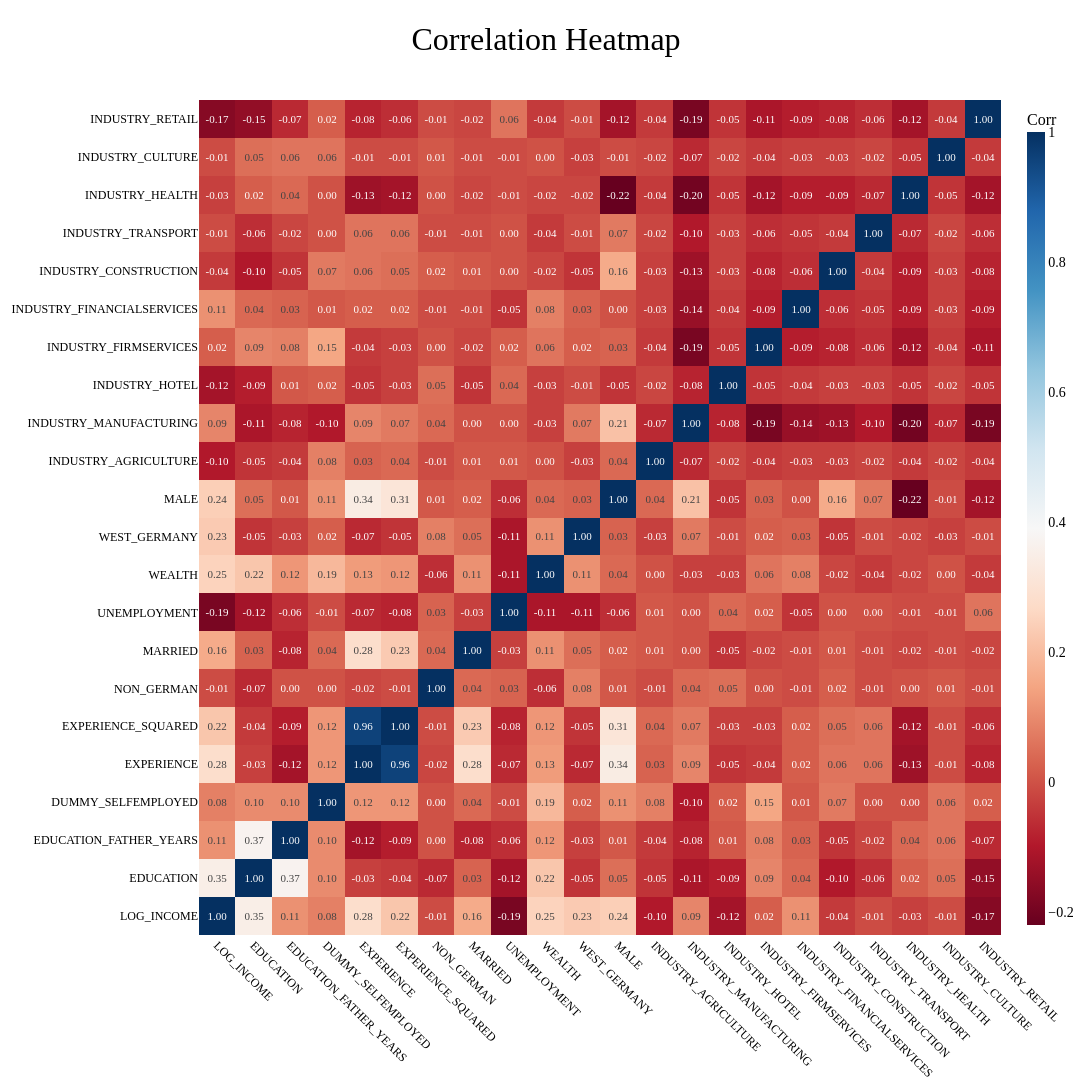

Write notebook code for a chart like this one.
### Markdown cell above
# Correlation Heatmap

### Code cell
import plotly.express as px
numeric_cols = df.select_dtypes(include='number').columns
def plot_correlation_heatmap(df, numeric_cols, title="Correlation Heatmap"):
    corr = df[numeric_cols].corr().round(2)
    fig = px.imshow(
        corr,
        text_auto='.2f',
        color_continuous_scale='RdBu',
        origin='lower',
        aspect='auto',
        title=title,
        width=1400,   # Even bigger
        height=1200
    )
    fig.update_layout(
        font=dict(family="Arial Black", color="black", size=20),  # For numbers in matrix
        title=dict(font=dict(size=32, color='black', family="Arial Black"), x=0.5),
        paper_bgcolor='white',
        plot_bgcolor='white',
        margin=dict(l=60, r=60, t=100, b=60),
        coloraxis_colorbar=dict(
            title="Corr",
            thickness=18,   # thinner colorbar
            tickfont=dict(size=14),
            titlefont=dict(size=16)
        )
    )
    fig.update_xaxes(
        tickangle=45,
        tickfont=dict(size=12, color='black'),  # Smaller axis text
        title_font=dict(size=16)
    )
    fig.update_yaxes(
        tickfont=dict(size=12, color='black'),  # Smaller axis text
        title_font=dict(size=16)
    )
    fig.show()


plot_correlation_heatmap(df, numeric_cols)

### Figure 1 — Plotly figure (JSON) as saved in the notebook; plotly's stock layout.template omitted (floating-point values rounded to 4 significant figures; data arrays with more than 128 entries replaced by an {"elided": "..."} marker saying what was removed)
{"data": [{"coloraxis": "coloraxis", "hovertemplate": "x: %{x}<br>y: %{y}<br>color: %{z}<extra></extra>", "name": "0", "texttemplate": "%{z:.2f}", "type": "heatmap", "x": ["LOG_INCOME", "EDUCATION", "EDUCATION_FATHER_YEARS", "DUMMY_SELFEMPLOYED", "EXPERIENCE", "EXPERIENCE_SQUARED", "NON_GERMAN", "MARRIED", "UNEMPLOYMENT", "WEALTH", "WEST_GERMANY", "MALE", "INDUSTRY_AGRICULTURE", "INDUSTRY_MANUFACTURING", "INDUSTRY_HOTEL", "INDUSTRY_FIRMSERVICES", "INDUSTRY_FINANCIALSERVICES", "INDUSTRY_CONSTRUCTION", "INDUSTRY_TRANSPORT", "INDUSTRY_HEALTH", "INDUSTRY_CULTURE", "INDUSTRY_RETAIL"], "xaxis": "x", "y": ["LOG_INCOME", "EDUCATION", "EDUCATION_FATHER_YEARS", "DUMMY_SELFEMPLOYED", "EXPERIENCE", "EXPERIENCE_SQUARED", "NON_GERMAN", "MARRIED", "UNEMPLOYMENT", "WEALTH", "WEST_GERMANY", "MALE", "INDUSTRY_AGRICULTURE", "INDUSTRY_MANUFACTURING", "INDUSTRY_HOTEL", "INDUSTRY_FIRMSERVICES", "INDUSTRY_FINANCIALSERVICES", "INDUSTRY_CONSTRUCTION", "INDUSTRY_TRANSPORT", "INDUSTRY_HEALTH", "INDUSTRY_CULTURE", "INDUSTRY_RETAIL"], "yaxis": "y", "z": {"elided": "22x22 float values"}}], "layout": {"coloraxis": {"colorbar": {"thickness": 18, "tickfont": {"size": 14}, "title": {"font": {"size": 16}, "text": "Corr"}}, "colorscale": [[0, "rgb(103,0,31)"], [0.1, "rgb(178,24,43)"], [0.2, "rgb(214,96,77)"], [0.3, "rgb(244,165,130)"], [0.4, "rgb(253,219,199)"], [0.5, "rgb(247,247,247)"], [0.6, "rgb(209,229,240)"], [0.7, "rgb(146,197,222)"], [0.8, "rgb(67,147,195)"], [0.9, "rgb(33,102,172)"], [1, "rgb(5,48,97)"]]}, "font": {"color": "black", "family": "Arial Black", "size": 20}, "height": 1200, "margin": {"b": 60, "l": 60, "r": 60, "t": 100}, "paper_bgcolor": "white", "plot_bgcolor": "white", "title": {"font": {"color": "black", "family": "Arial Black", "size": 32}, "text": "Correlation Heatmap", "x": 0.5}, "width": 1400, "xaxis": {"anchor": "y", "domain": [0, 1], "tickangle": 45, "tickfont": {"color": "black", "size": 12}, "title": {"font": {"size": 16}}}, "yaxis": {"anchor": "x", "autorange": true, "domain": [0, 1], "tickfont": {"color": "black", "size": 12}, "title": {"font": {"size": 16}}}}}
